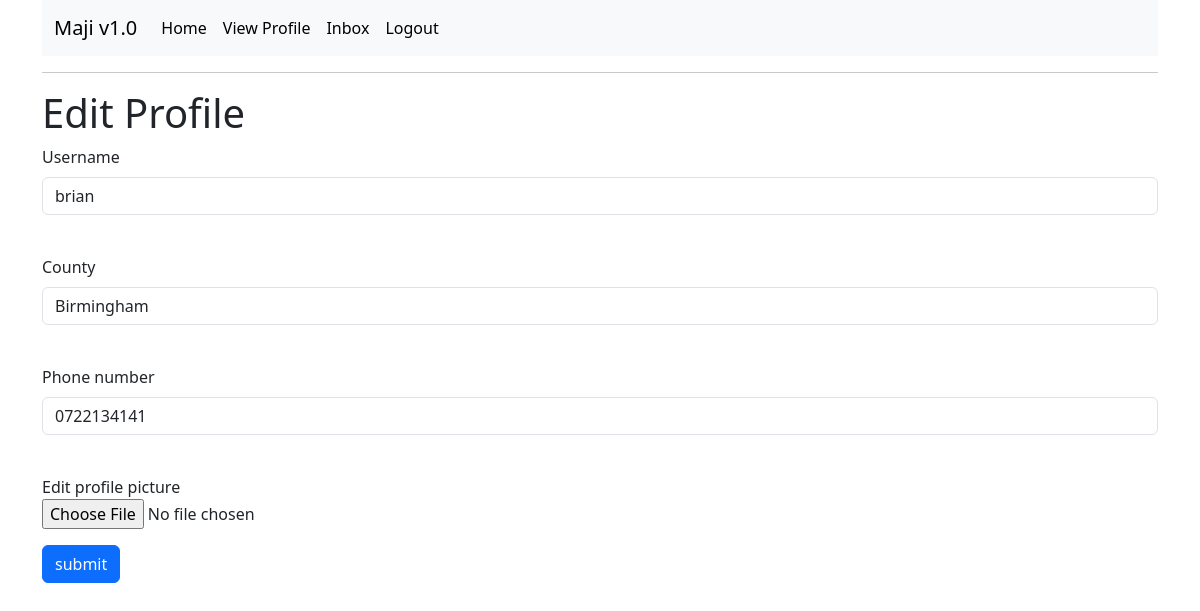
The page /edit/profile (signed in) on the database as committed earlier.
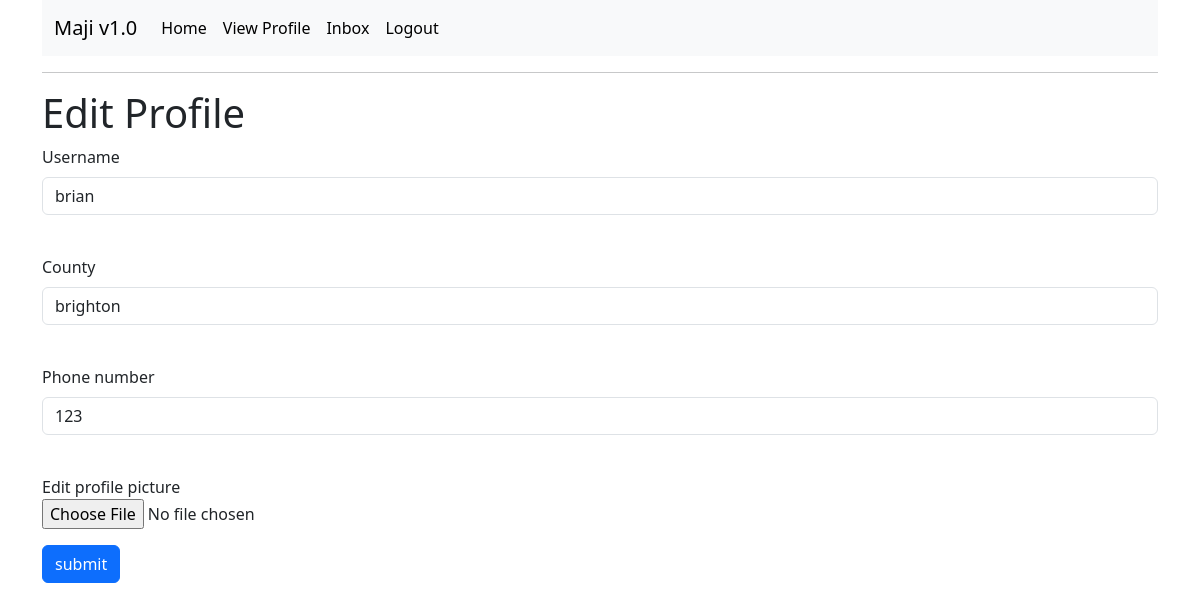
The same page on the database as committed later.
### app/models.py (models this page shows, shortened)
class Users(UserMixin, db.Model):
    id = db.Column(db.Integer, primary_key=True)
    username = db.Column(db.String(50), index=True)
    email = db.Column(db.String(120), index=True, unique=True)
    county = db.Column(db.String(30))
    phone_number = db.Column(db.String(13))
    password_hash = db.Column(db.String(128))
    type = db.Column(db.String(10))
    profile_pic = db.Column(db.String(40), nullable=False, default="default.jpg")
    orderee = db.relationship("Order", foreign_keys='Order.buyer_name', backref='purchaser', lazy="dynamic")
    ordered_to = db.relationship("Order", foreign_keys='Order.seller_id', cascade="all, delete-orphan", backref='seller', lazy="dynamic")
    sender = db.relationship("Message", foreign_keys='Message.sender_id', cascade="all, delete-orphan", backref='sender', lazy='dynamic')
    receiver = db.relationship("Message", foreign_keys='Message.receiver_id', cascade="all, delete-orphan", backref='receiver', lazy='dynamic')

### app/main/routes.py (the view)
@bp.route('/edit/profile', methods=['GET', 'POST'])
@login_required
def edit_profile():
    form = EditProfileForm()
    if form.validate_on_submit():
        if form.profile_pic.data:
            img_name = save_image(form.profile_pic.data)
            current_user.profile_pic = img_name
        current_user.county = form.county.data
        current_user.username = form.username.data
        current_user.phone_number =form.phone_number.data
        db.session.commit()
        flash("Successfully updated profile")
        return redirect(url_for('main.edit_profile'))
    elif request.method == 'GET':
        form.county.data = current_user.county
        form.username.data = current_user.username
        form.phone_number.data = current_user.phone_number
    return render_template('edit_profile.html', title='Profile Edit', form=form)

### app/main/forms.py (shortened to what this page needs)
class EditProfileForm(FlaskForm):
    username = StringField('Username', validators=[DataRequired()])
    county = StringField('County', validators=[DataRequired()])
    phone_number = StringField('Phone number', validators=[DataRequired()])
    profile_pic = FileField("Edit profile picture", validators=[FileAllowed(["jpg","png"])])
    submit = SubmitField('submit')

### app/models.py (called while the page is built)
@login.user_loader
def Load_user(id):
    return Users.query.get(int(id))

### app/templates/edit_profile.html (shortened to what this page needs)
{% extends 'base.html' %}
{% block content %}
	<h1>Edit Profile</h1>
	<form action='' method='post' enctype='multipart/form-data'>
		<p>
			{{ form.username.label(class="form-label") }}<br>
			{{ form.username(class="form-control") }}<br>
		</p>
		<p>
			{{ form.county.label(class="form-label") }}<br>
			{{ form.county(class="form-control") }}<br>
		</p>
		<p>
			{{ form.phone_number.label(class="form-label") }}<br>
			{{ form.phone_number(class="form-control") }}<br>
		</p>
		<p>
			{{ form.profile_pic.label }}<br>
			{{ form.profile_pic(class="form-control-file") }}<br>
		</p>
		<p>{{ form.submit(class="btn btn-primary") }}</p>
	</form>
{% endblock %}

Rows that differ between the two databases and show on the page:
changed Users "brian": county "Birmingham" → "brighton"; phone_number "0722134141" → "123"
